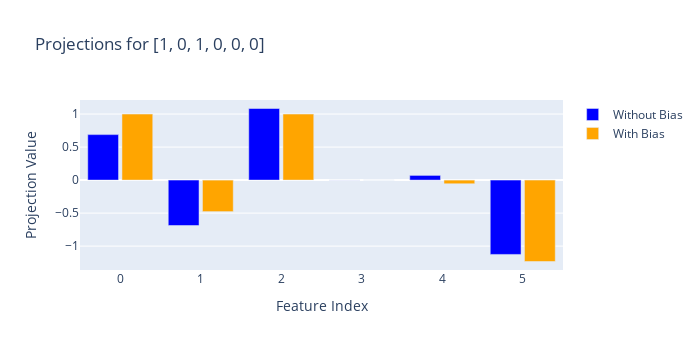
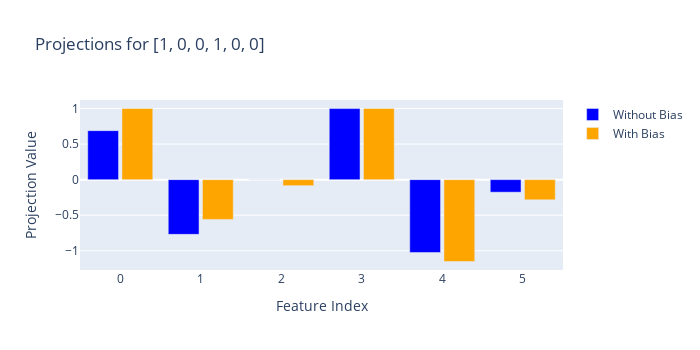
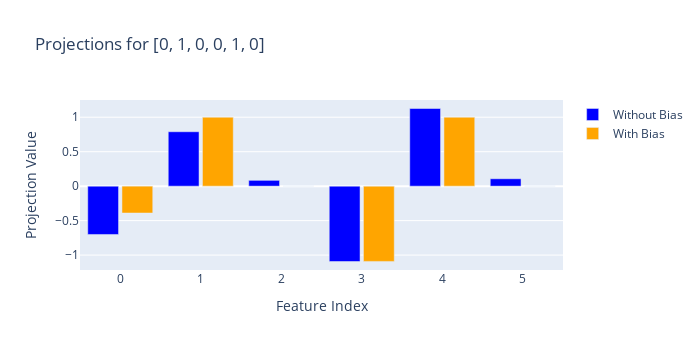
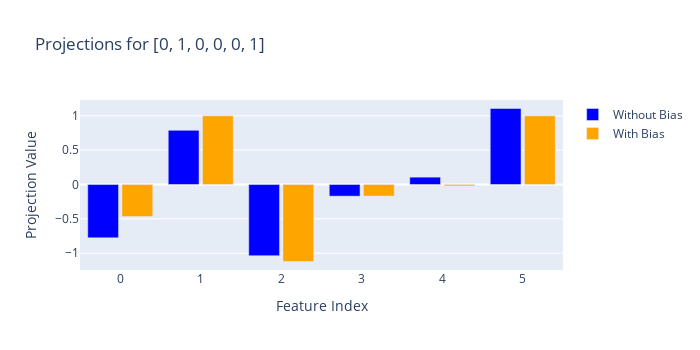

Notebook cell for these charts, in order:
### Code cell
inputs = [
    [1, 0, 1, 0, 0, 0],
    [1, 0, 0, 1, 0, 0],
    [0, 1, 0, 0, 1, 0],
    [0, 1, 0, 0, 0, 1],
]

for input in inputs:
    vis_projections(W, b_final, input)

### Figure 1 — Plotly figure (JSON) as saved in the notebook; plotly's stock layout.template omitted (floating-point values rounded to 4 significant figures)
{"data": [{"marker": {"color": "blue"}, "name": "Without Bias", "type": "bar", "x": [0, 1, 2, 3, 4, 5], "y": [0.6889, -0.6878, 1.084, -0.001102, 0.07116, -1.126]}, {"marker": {"color": "orange"}, "name": "With Bias", "type": "bar", "x": [0, 1, 2, 3, 4, 5], "y": [1, -0.4773, 1, -5.472e-09, -0.05543, -1.233]}], "layout": {"bargap": 0.15, "bargroupgap": 0.1, "barmode": "group", "height": 350, "title": {"text": "Projections for [1, 0, 1, 0, 0, 0]"}, "width": 700, "xaxis": {"title": {"text": "Feature Index"}}, "yaxis": {"title": {"text": "Projection Value"}}}}

### Figure 2 — Plotly figure (JSON) as saved in the notebook; plotly's stock layout.template omitted (floating-point values rounded to 4 significant figures)
{"data": [{"marker": {"color": "blue"}, "name": "Without Bias", "type": "bar", "x": [0, 1, 2, 3, 4, 5], "y": [0.6889, -0.7696, -0.001102, 0.9989, -1.025, -0.1767]}, {"marker": {"color": "orange"}, "name": "With Bias", "type": "bar", "x": [0, 1, 2, 3, 4, 5], "y": [1, -0.5591, -0.08543, 1, -1.151, -0.2838]}], "layout": {"bargap": 0.15, "bargroupgap": 0.1, "barmode": "group", "height": 350, "title": {"text": "Projections for [1, 0, 0, 1, 0, 0]"}, "width": 700, "xaxis": {"title": {"text": "Feature Index"}}, "yaxis": {"title": {"text": "Projection Value"}}}}

### Figure 3 — Plotly figure (JSON) as saved in the notebook; plotly's stock layout.template omitted (floating-point values rounded to 4 significant figures)
{"data": [{"marker": {"color": "blue"}, "name": "Without Bias", "type": "bar", "x": [0, 1, 2, 3, 4, 5], "y": [-0.701, 0.7895, 0.08433, -1.093, 1.127, 0.1071]}, {"marker": {"color": "orange"}, "name": "With Bias", "type": "bar", "x": [0, 1, 2, 3, 4, 5], "y": [-0.3899, 1, -2.235e-08, -1.092, 1, -7.451e-09]}], "layout": {"bargap": 0.15, "bargroupgap": 0.1, "barmode": "group", "height": 350, "title": {"text": "Projections for [0, 1, 0, 0, 1, 0]"}, "width": 700, "xaxis": {"title": {"text": "Feature Index"}}, "yaxis": {"title": {"text": "Projection Value"}}}}

### Figure 4 — Plotly figure (JSON) as saved in the notebook; plotly's stock layout.template omitted (floating-point values rounded to 4 significant figures)
{"data": [{"marker": {"color": "blue"}, "name": "Without Bias", "type": "bar", "x": [0, 1, 2, 3, 4, 5], "y": [-0.7767, 0.7895, -1.037, -0.1697, 0.1071, 1.107]}, {"marker": {"color": "orange"}, "name": "With Bias", "type": "bar", "x": [0, 1, 2, 3, 4, 5], "y": [-0.4655, 1, -1.121, -0.1686, -0.01953, 1]}], "layout": {"bargap": 0.15, "bargroupgap": 0.1, "barmode": "group", "height": 350, "title": {"text": "Projections for [0, 1, 0, 0, 0, 1]"}, "width": 700, "xaxis": {"title": {"text": "Feature Index"}}, "yaxis": {"title": {"text": "Projection Value"}}}}
